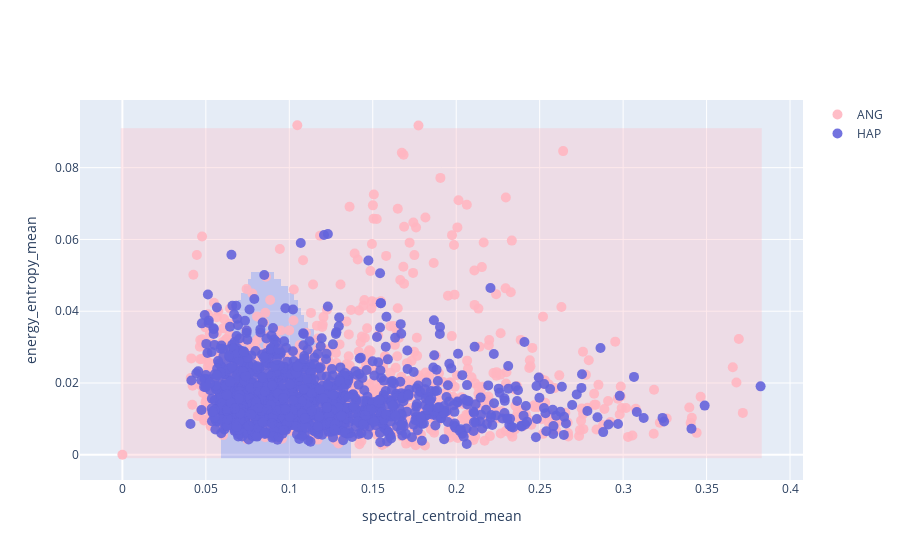

The cell this chart's notebook holds for it:
### Code cell
feat1 = 'spectral_rolloff_mean'
feat2 = 'energy_mean'

emotion1 = 'ANG'
emotion2 = 'HAP'

F1 = df_mid_2[df_mid_2.emotion.isin([emotion1])]
F2 = df_mid_2[df_mid_2.emotion.isin([emotion2])]

f1 = np.array([F1[feat1],
               F1[feat2]])
f2 = np.array([F2[feat1],
               F2[feat2]])

# plot 2D features
p1 = go.Scatter(x=f1[0, :],  y=f1[1, :], name=emotion1,
                marker=dict(size=10,color='rgba(255, 182, 193, .9)'),
                mode='markers')
p2 = go.Scatter(x=f2[0, :], y=f2[1, :],  name=emotion2, 
                marker=dict(size=10,color='rgba(100, 100, 220, .9)'),
                mode='markers')
mylayout = go.Layout(xaxis=dict(title=feat1),
                     yaxis=dict(title=feat2))

y = np.concatenate((np.zeros(f1.shape[1]), np.ones(f2.shape[1]))) 
f = np.concatenate((f1.T, f2.T), axis = 0)

# train the svm classifier
cl = SVC(kernel='rbf', C=20) 
cl.fit(f, y) 
# apply the trained model on the points of a grid
x_ = np.arange(f[:, 0].min(), f[:, 0].max(), 0.002) 
y_ = np.arange(f[:, 1].min(), f[:, 1].max(), 0.002) 
xx, yy = np.meshgrid(x_, y_) 
Z = cl.predict(np.c_[xx.ravel(), yy.ravel()]).reshape(xx.shape) / 2 
# and visualize the grid on the same plot (decision surfaces)
cs = go.Heatmap(x=x_, y=y_, z=Z, showscale=False, 
               colorscale= [[0, 'rgba(255, 182, 193, .3)'], 
                           [1, 'rgba(100, 100, 220, .3)']]) 
mylayout = go.Layout(xaxis=dict(title="spectral_centroid_mean"),
                     yaxis=dict(title="energy_entropy_mean"))
plotly.offline.iplot(go.Figure(data=[p1, p2, cs], layout=mylayout))

### Figure 1 — Plotly figure (JSON) as saved in the notebook; plotly's stock layout.template omitted (floating-point values rounded to 4 significant figures; data arrays with more than 128 entries replaced by an {"elided": "..."} marker saying what was removed)
{"data": [{"marker": {"color": "rgba(255, 182, 193, .9)", "size": 10}, "mode": "markers", "name": "ANG", "type": "scatter", "x": {"elided": "1271 float values"}, "y": {"elided": "1271 float values"}}, {"marker": {"color": "rgba(100, 100, 220, .9)", "size": 10}, "mode": "markers", "name": "HAP", "type": "scatter", "x": {"elided": "1271 float values"}, "y": {"elided": "1271 float values"}}, {"colorscale": [[0, "rgba(255, 182, 193, .3)"], [1, "rgba(100, 100, 220, .3)"]], "showscale": false, "type": "heatmap", "x": {"elided": "192 float values"}, "y": [0, 0.002, 0.004, 0.006, 0.008, 0.01, 0.012, 0.014, 0.016, 0.018, 0.02, 0.022, 0.024, 0.026, 0.028, 0.03, 0.032, 0.034, 0.036, 0.038, 0.04, 0.042, 0.044, 0.046, 0.048, 0.05, 0.052, 0.054, 0.056, 0.058, 0.06, 0.062, 0.064, 0.066, 0.068, 0.07, 0.072, 0.074, 0.076, 0.078, 0.08, 0.082, 0.084, 0.086, 0.088, 0.09], "z": {"elided": "46x192 float values"}}], "layout": {"xaxis": {"title": {"text": "spectral_centroid_mean"}}, "yaxis": {"title": {"text": "energy_entropy_mean"}}}}
